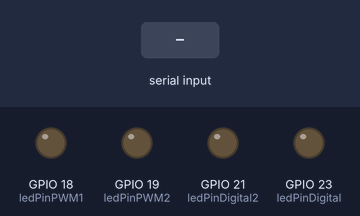
Bench run of a sketch on a simulated ESP32. Parts: output pins drawn as LEDs (lit = HIGH). The test bench sets the inputs (shaded band). Nothing arrives over Bluetooth unless stated.

Above: at 1.2 s.
1.3 s: "1" received over the second serial link
At 2.06 s:
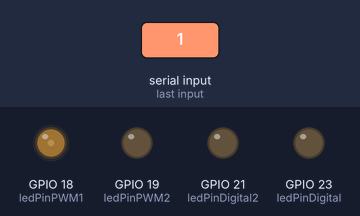
7.3 s: "A90\n" received over the second serial link
At 9.9 s:
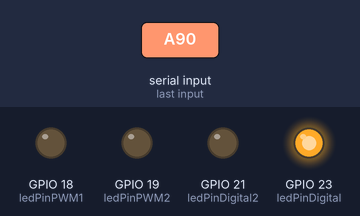
10.3 s: "30,150\n" received over the second serial link
At 11.06 s:
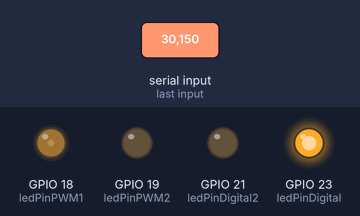
16.3 s: "C90\n" received over the second serial link
At 19.0 s:
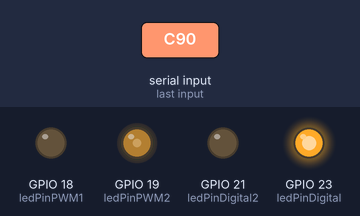
19.3 s: "B90\n" received over the second serial link
At 20.5 s:
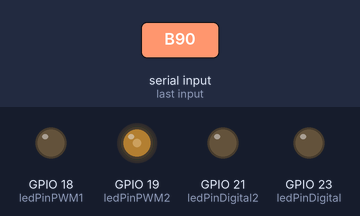
20.8 s: "C,45\n" received over the second serial link
At 21.9 s:
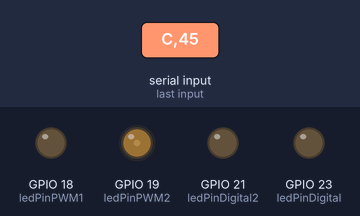
Timing chart, 0 to 23.3 s (numbered marks = the images above; inputs shaded):
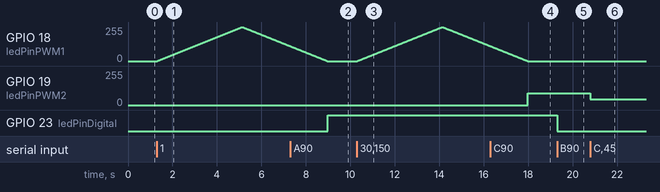

The sketch:

updated_project_pia.ino
```cpp
#include <BluetoothSerial.h>


const int ledPinPWM1 = 18;
const int ledPinPWM2 = 19;
const int ledPinDigital = 23;
const int ledPinDigital2 = 21;

BluetoothSerial SerialBT;         // Bluetooth Serial object

//PWM LED dimming (Fade in and out)
void handlePWM1() {
  for (int dutyCycle = 0; dutyCycle <= 255; dutyCycle++) {
    analogWrite(ledPinPWM1, dutyCycle);
    delay(15);
  }

  // Fade LED out
  for (int dutyCycle = 255; dutyCycle >= 0; dutyCycle--) {
    analogWrite(ledPinPWM1, dutyCycle);
    delay(15);
  }
}

//  Set brightness of PWM LED 2
void setPWM2Brightness(int brightness) {
  if (brightness >= 0 && brightness <= 255) {
    analogWrite(ledPinPWM2, brightness);
  }
}

// Blink Digital LED 2
void blinkDigitalLED2() {
  for (int i = 0; i < 5; i++) {
    digitalWrite(ledPinDigital2, HIGH);
    delay(500); // Blink interval
    digitalWrite(ledPinDigital2, LOW);
    delay(500); // Blink interval
  }
}

void setup() {
  Serial.begin(115200);
  SerialBT.begin("echipa_05");

  // Set LED pins as OUTPUT
  pinMode(ledPinPWM1, OUTPUT);
  pinMode(ledPinPWM2, OUTPUT);
  pinMode(ledPinDigital, OUTPUT);
  pinMode(ledPinDigital2, OUTPUT);

  analogWrite(ledPinPWM2, 0);     // Ensure PWM LED 2 is off initially
}

void loop() {
  if (SerialBT.available()) {
    char command = SerialBT.read();
    int brightness = -1;

    switch (command) {
      case '1': //PWM fade in and out LED 1
        handlePWM1();
        break;

      case '0': // Turn off PWM LED 1
        analogWrite(ledPinPWM1, 0);
        break;

      case 'A': // Turn on Digital LED 1
        digitalWrite(ledPinDigital, HIGH);
        break;

      case 'B': // Turn off Digital LED 1
        digitalWrite(ledPinDigital, LOW);
        break;

      case 'C': // Set brightness of PWM LED 2
        brightness = SerialBT.parseInt();
        setPWM2Brightness(brightness);
        break;

      case 'D': // Blink Digital LED 2
        blinkDigitalLED2();
        break;

      default:
        break;
    }
  }
}
```

Measured:
- after the input at 1.3 s, GPIO 18 (ledPinPWM1): rises from 0/255 to 255/255 in 3.8 s, then falls to 112/255 in 2.2 s
- after the input at 7.3 s, GPIO 23 (ledPinDigital): LOW → HIGH after 1.7 s
- after the input at 10.3 s, GPIO 18 (ledPinPWM1): rises from 0/255 to 255/255 in 3.8 s, then falls to 112/255 in 2.2 s
- after the input at 16.3 s, GPIO 19 (ledPinPWM2): 0/255 → 90/255 after 1.7 s
- after the input at 19.3 s, GPIO 23 (ledPinDigital): HIGH → LOW at once
- after the input at 20.8 s, GPIO 19 (ledPinPWM2): 90/255 → 45/255 at once
